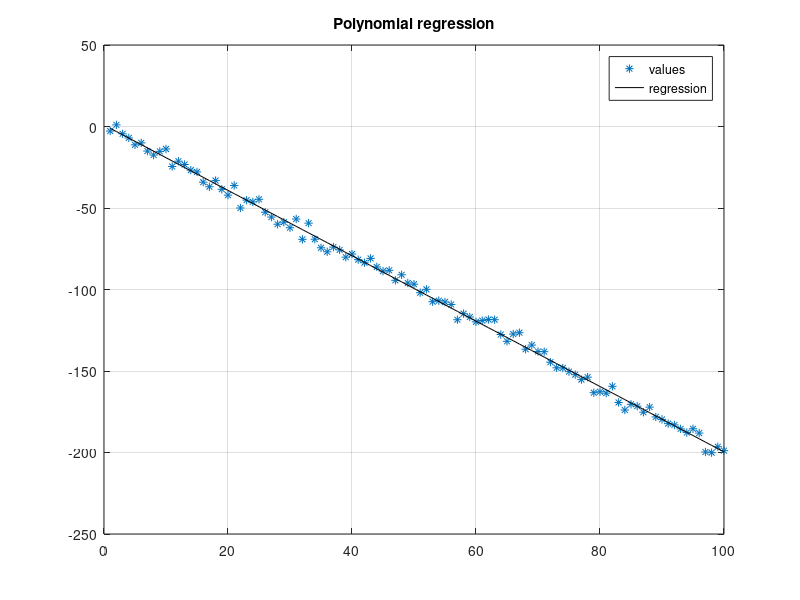

MATLAB code to generate this figure:
clear all
close all
clc


% VALUES
num_elements=100;
a=2; 
b=3; 
c=1;

a=a*-1;
x=1:1:num_elements; 

% FUNCTIONS
y=a*x+b*randn(1, num_elements); 
y=y+c; 

Y=y'; 
X=x'; 
w=polyfit(x, y, 1); 
ye=polyval(w, x); 

% PLOTS
figure(1) 
plot(x, y, '*'); 
hold on; grid on;
plot(x, ye, 'k'); 
title('Polynomial regression')
legend('values', 'regression')
